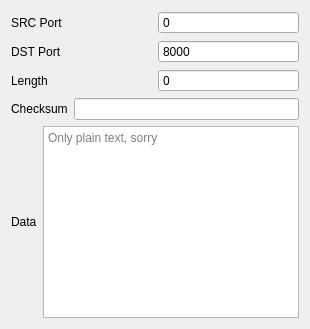
        <widget class="QWidget" name="udp">
         <attribute name="title">
          <string>UDP</string>
         </attribute>
         <layout class="QGridLayout" name="gridLayout_7">
          <item row="0" column="0">
           <layout class="QVBoxLayout" name="verticalLayout_6">
            <item>
             <layout class="QHBoxLayout" name="horizontalLayout_39">
              <item>
               <widget class="QLabel" name="label_udp_SRCPort">
                <property name="text">
                 <string>SRC Port</string>
                </property>
               </widget>
              </item>
              <item>
               <widget class="QSpinBox" name="spinBox_udp_SRCPort">
                <property name="focusPolicy">
                 <enum>Qt::WheelFocus</enum>
                </property>
                <property name="contextMenuPolicy">
                 <enum>Qt::DefaultContextMenu</enum>
                </property>
                <property name="toolTip">
                 <string>&lt;html&gt;&lt;head/&gt;&lt;body&gt;&lt;p&gt;SRC port&lt;/p&gt;&lt;/body&gt;&lt;/html&gt;</string>
                </property>
                <property name="whatsThis">
                 <string/>
                </property>
                <property name="buttonSymbols">
                 <enum>QAbstractSpinBox::NoButtons</enum>
                </property>
                <property name="suffix">
                 <string/>
                </property>
                <property name="maximum">
                 <number>65535</number>
                </property>
                <property name="displayIntegerBase">
                 <number>10</number>
                </property>
               </widget>
              </item>
             </layout>
            </item>
            <item>
             <layout class="QHBoxLayout" name="horizontalLayout_38">
              <item>
               <widget class="QLabel" name="label_udp_DSTPort">
                <property name="text">
                 <string>DST Port</string>
                </property>
               </widget>
              </item>
              <item>
               <widget class="QSpinBox" name="spinBox_udp_DSTPort">
                <property name="focusPolicy">
                 <enum>Qt::WheelFocus</enum>
                </property>
                <property name="contextMenuPolicy">
                 <enum>Qt::DefaultContextMenu</enum>
                </property>
                <property name="toolTip">
                 <string>&lt;html&gt;&lt;head/&gt;&lt;body&gt;&lt;p&gt;DST port&lt;/p&gt;&lt;/body&gt;&lt;/html&gt;</string>
                </property>
                <property name="whatsThis">
                 <string/>
                </property>
                <property name="buttonSymbols">
                 <enum>QAbstractSpinBox::NoButtons</enum>
                </property>
                <property name="suffix">
                 <string/>
                </property>
                <property name="maximum">
                 <number>65535</number>
                </property>
                <property name="value">
                 <number>8000</number>
                </property>
                <property name="displayIntegerBase">
                 <number>10</number>
                </property>
               </widget>
              </item>
             </layout>
            </item>
            <item>
             <layout class="QHBoxLayout" name="horizontalLayout_40">
              <item>
               <widget class="QLabel" name="label_udp_length">
                <property name="text">
                 <string>Length</string>
                </property>
               </widget>
              </item>
              <item>
               <widget class="QSpinBox" name="spinBox_udp_Length">
                <property name="focusPolicy">
                 <enum>Qt::WheelFocus</enum>
                </property>
                <property name="contextMenuPolicy">
                 <enum>Qt::DefaultContextMenu</enum>
                </property>
                <property name="toolTip">
                 <string>&lt;html&gt;&lt;head/&gt;&lt;body&gt;&lt;p&gt;SRC port&lt;/p&gt;&lt;/body&gt;&lt;/html&gt;</string>
                </property>
                <property name="whatsThis">
                 <string/>
                </property>
                <property name="buttonSymbols">
                 <enum>QAbstractSpinBox::NoButtons</enum>
                </property>
                <property name="suffix">
                 <string/>
                </property>
                <property name="maximum">
                 <number>65535</number>
                </property>
                <property name="displayIntegerBase">
                 <number>10</number>
                </property>
               </widget>
              </item>
             </layout>
            </item>
            <item>
             <layout class="QHBoxLayout" name="horizontalLayout_41">
              <item>
               <widget class="QLabel" name="label_udp_checksum">
                <property name="text">
                 <string>Checksum</string>
                </property>
               </widget>
              </item>
              <item>
               <widget class="QLineEdit" name="lineEdit_udp_Checksum"/>
              </item>
             </layout>
            </item>
            <item>
             <layout class="QHBoxLayout" name="horizontalLayout_44">
              <item>
               <widget class="QLabel" name="label_udp_Data">
                <property name="text">
                 <string>Data</string>
                </property>
               </widget>
              </item>
              <item>
               <widget class="QPlainTextEdit" name="plainTextEdit_udp_Data">
                <property name="placeholderText">
                 <string>Only plain text, sorry</string>
                </property>
               </widget>
              </item>
             </layout>
            </item>
           </layout>
          </item>
         </layout>
        </widget>
